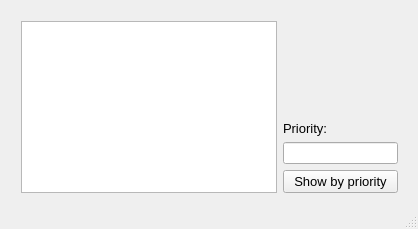
<?xml version="1.0" encoding="UTF-8"?>
<ui version="4.0">
 <class>Test2Class</class>
 <widget class="QMainWindow" name="Test2Class">
  <property name="geometry">
   <rect>
    <x>0</x>
    <y>0</y>
    <width>418</width>
    <height>229</height>
   </rect>
  </property>
  <property name="windowTitle">
   <string>Test2</string>
  </property>
  <widget class="QWidget" name="centralWidget">
   <widget class="QWidget" name="horizontalLayoutWidget">
    <property name="geometry">
     <rect>
      <x>10</x>
      <y>10</y>
      <width>399</width>
      <height>194</height>
     </rect>
    </property>
    <layout class="QHBoxLayout" name="horizontalLayout">
     <item>
      <widget class="QListWidget" name="list"/>
     </item>
     <item>
      <layout class="QVBoxLayout" name="verticalLayout">
       <item>
        <spacer name="verticalSpacer">
         <property name="orientation">
          <enum>Qt::Vertical</enum>
         </property>
         <property name="sizeHint" stdset="0">
          <size>
           <width>20</width>
           <height>40</height>
          </size>
         </property>
        </spacer>
       </item>
       <item>
        <widget class="QLabel" name="priorityLabel">
         <property name="font">
          <font>
           <family>Arial</family>
           <pointsize>10</pointsize>
           <weight>50</weight>
           <bold>false</bold>
          </font>
         </property>
         <property name="text">
          <string>Priority:</string>
         </property>
        </widget>
       </item>
       <item>
        <widget class="QLineEdit" name="priorityEdit"/>
       </item>
       <item>
        <widget class="QPushButton" name="button">
         <property name="font">
          <font>
           <family>Arial</family>
           <pointsize>10</pointsize>
           <weight>50</weight>
           <bold>false</bold>
          </font>
         </property>
         <property name="text">
          <string>Show by priority</string>
         </property>
        </widget>
       </item>
      </layout>
     </item>
    </layout>
   </widget>
  </widget>
  <widget class="QStatusBar" name="statusBar"/>
 </widget>
 <layoutdefault spacing="6" margin="11"/>
 <resources>
  <include location="GUI.qrc"/>
 </resources>
 <connections/>
</ui>
